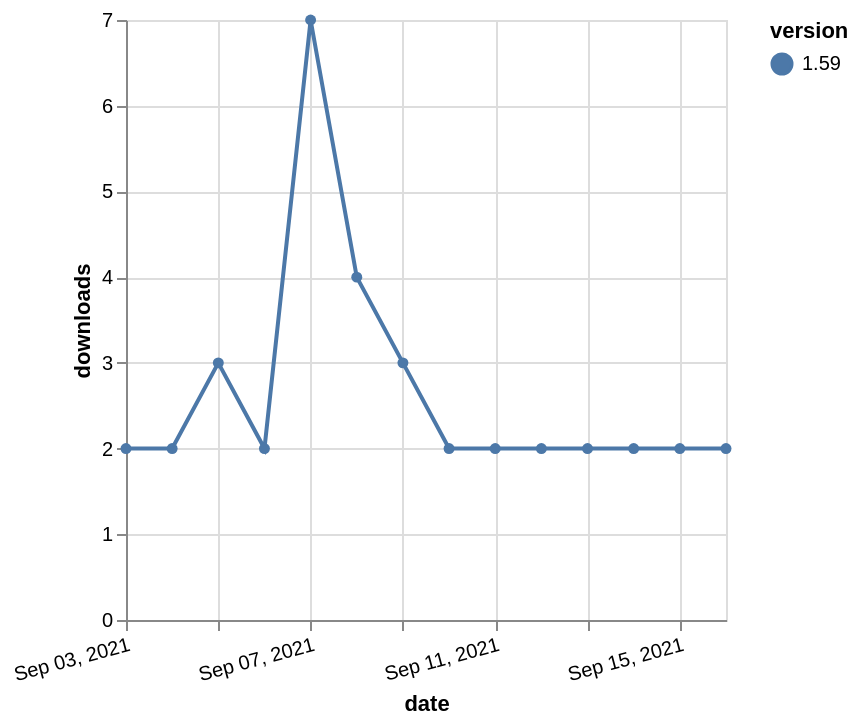

This figure's Vega-Lite source:
### Vega-Lite specification from a JSON file in a GitHub repository (floating-point values rounded to 4 significant figures)
{"$schema": "https://vega.github.io/schema/vega-lite/v5.json", "description": "A simple bar chart with embedded data.", "data": {"values": [{"date": "2021-09-03", "total": 2357, "delta": 2, "version": "1.59"}, {"date": "2021-09-04", "total": 2359, "delta": 2, "version": "1.59"}, {"date": "2021-09-05", "total": 2362, "delta": 3, "version": "1.59"}, {"date": "2021-09-06", "total": 2364, "delta": 2, "version": "1.59"}, {"date": "2021-09-07", "total": 2371, "delta": 7, "version": "1.59"}, {"date": "2021-09-08", "total": 2375, "delta": 4, "version": "1.59"}, {"date": "2021-09-09", "total": 2378, "delta": 3, "version": "1.59"}, {"date": "2021-09-10", "total": 2380, "delta": 2, "version": "1.59"}, {"date": "2021-09-11", "total": 2382, "delta": 2, "version": "1.59"}, {"date": "2021-09-12", "total": 2384, "delta": 2, "version": "1.59"}, {"date": "2021-09-13", "total": 2386, "delta": 2, "version": "1.59"}, {"date": "2021-09-14", "total": 2388, "delta": 2, "version": "1.59"}, {"date": "2021-09-15", "total": 2390, "delta": 2, "version": "1.59"}, {"date": "2021-09-16", "total": 2392, "delta": 2, "version": "1.59"}]}, "width": "container", "mark": {"type": "line", "point": {"filled": true}}, "encoding": {"x": {"field": "date", "type": "temporal", "timeUnit": "yearmonthdate", "title": "date", "axis": {"labelAngle": -15}}, "y": {"field": "delta", "type": "quantitative", "title": "downloads"}, "color": {"field": "version", "type": "nominal"}, "tooltip": {"field": "delta"}}}
